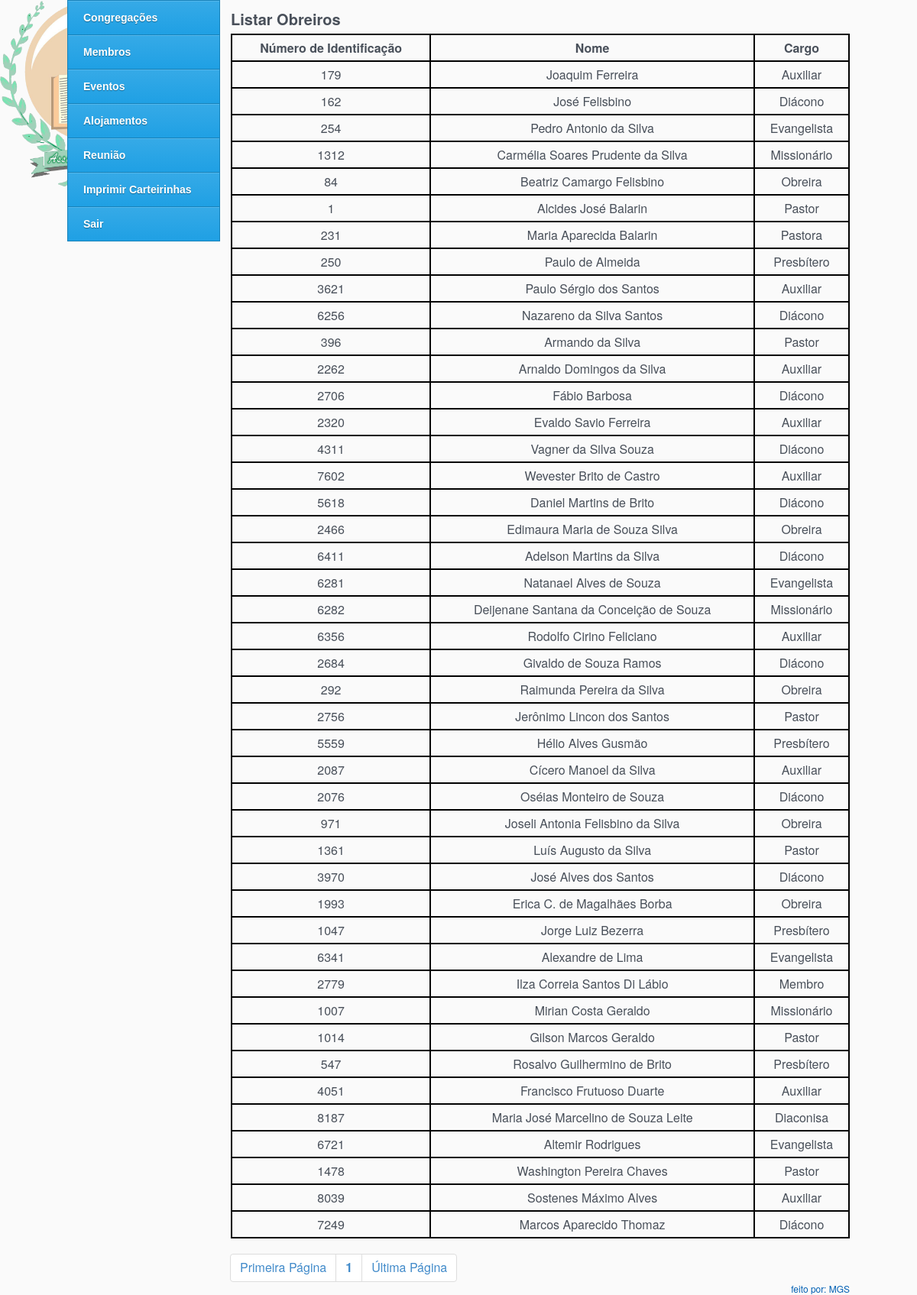
The page /pages/list_obreiros_reserva2.php (signed in) on the database its author committed.
### tables this page shows
CREATE TABLE `membros` (
  `foto` varchar(100) DEFAULT NULL COMMENT 'vai receber o nome da imagem',
  `id` int(11) NOT NULL,
  `nome` varchar(244) DEFAULT NULL,
  `sexo` varchar(45) DEFAULT NULL,
  `estadoCivil` varchar(45) DEFAULT NULL,
  `dataNascimento` date DEFAULT NULL,
  `estadoNascimento` varchar(45) DEFAULT NULL COMMENT 'id da linha onde estÃ¡ o estado',
  `cidadeNascimento` int(11) DEFAULT NULL COMMENT 'ID na tabela tb_cidades que terÃ¡ o estado X escolhido',
  `nacionalidade` varchar(100) DEFAULT NULL,
  `telefone` varchar(12) DEFAULT NULL,
  `tel1` varchar(12) DEFAULT NULL,
  `tel2` varchar(12) DEFAULT NULL,
  `celular` varchar(12) DEFAULT NULL,
  `email` varchar(100) DEFAULT NULL,
  `skype` varchar(45) DEFAULT NULL,
  `nomePai` int(11) DEFAULT NULL COMMENT 'aqui estarÃ¡ o ID do nome do pai, nÃ£o o nome.',
  `nomeMae` int(11) DEFAULT NULL COMMENT 'aqui estarÃ¡ o ID do nome da maei, nÃ£o o nome.',
  `conjuge` int(11) DEFAULT NULL COMMENT 'id do registro do conjuge',
  `filhos` int(11) DEFAULT NULL,
  `endereco` longtext,
  `bairro` varchar(100) DEFAULT NULL,
  `estado` varchar(45) DEFAULT NULL COMMENT 'estado que mora',
  `cidade` int(11) DEFAULT NULL COMMENT 'cidade que mora, com o id da linha em tb_cidades que terÃ¡ o conjunto UF+Cidade',
  `cep` varchar(45) DEFAULT NULL,
  `cpf` varchar(20) DEFAULT NULL,
  `rg` varchar(20) DEFAULT NULL,
  `data_emissao_rg` date DEFAULT NULL,
  `orgao_emissor_rg` varchar(100) DEFAULT NULL,
  `titulo_eleitor` varchar(14) DEFAULT NULL,
  `zona_eleitoral` varchar(14) DEFAULT NULL,
  `sessao_eleitoral` varchar(14) DEFAULT NULL,
  `tipo_sanguineo` varchar(45) DEFAULT NULL,
  `cor` varchar(80) DEFAULT NULL,
  `escolaridade` varchar(80) DEFAULT NULL,
  `profissao` char(80) DEFAULT NULL,
  `empresa` varchar(100) DEFAULT NULL,
  `telempresa` varchar(12) DEFAULT NULL,
  `admissao` varchar(80) DEFAULT NULL,
  `dataAdmissao` date DEFAULT NULL,
  `evangelico` int(11) DEFAULT NULL COMMENT '1 = SIM, 0=nao',
  `discipulo` int(11) DEFAULT NULL COMMENT '1 = SIM, 0=nao',
  `aguas` int(11) DEFAULT NULL COMMENT '1 = SIM, 0=nao',
  `es` int(11) DEFAULT NULL COMMENT '1 = SIM, 0=nao',
  `dizimista` int(11) DEFAULT NULL COMMENT '1 = SIM, 0=nao',
  `curso` int(11) DEFAULT NULL COMMENT '1 = SIM, 0=nao',
  `obreiro` int(11) DEFAULT NULL COMMENT '1 = SIM, 0=nao',
  `cargoEclesiastico` int(11) DEFAULT NULL COMMENT 'Id que estÃ¡ na tabela cargos',
  `congregacao` int(11) DEFAULT NULL COMMENT 'id da tabela de congregaÃ§Ãµes',
  `funcao` int(11) DEFAULT NULL COMMENT 'id da tabela de cargos',
  `data` date DEFAULT NULL,
  `senha` varchar(80) NOT NULL COMMENT 'md5 sha1',
  `batismo` date NOT NULL,
  `status` int(11) NOT NULL DEFAULT '1' COMMENT '0 = desativado | 1 = ativo',
  PRIMARY KEY (`id`)
);

CREATE TABLE `cargos` (
  `id` int(11) NOT NULL AUTO_INCREMENT,
  `nome` varchar(100) DEFAULT NULL,
  PRIMARY KEY (`id`)
);

### pages/list_obreiros_reserva2.php (the view, shortened to what this page needs)
<?php
include "../function/pega-nivel.php";
?>
<!DOCTYPE html PUBLIC "-//W3C//DTD XHTML 1.0 Transitional//EN" "http://www.w3.org/TR/xhtml1/DTD/xhtml1-transitional.dtd">
<html>
<head>
    <link rel="stylesheet" href="../css/style.css"/>
</head>
<body>
<div id="box">
	<div id="corpo">
        <div id="conteudo">
            <h2>Listar Obreiros</h2>
            <table width="100%" style="margin-top:5px">
                <tr>
                    <td style="font-weight: bold">N&uacute;mero de Identifica&ccedil;&atilde;o</td>
                    <td style="font-weight: bold">Nome</td>
                    <td style="font-weight: bold">Cargo</td>
                </tr>
                <?php
                $membrocargo = (int)$_GET['mc'];
                $quantidade = 60;
                $pagina = (isset($_GET['pagina'])) ? (int)$_GET['pagina'] : 1;
                $inicio = ($quantidade * $pagina) - $quantidade;
                if($membrocargo == 10 || $membrocargo == 1){
                    $sql = mysql_query("SELECT membros.id, membros.nome, cargos.nome AS CARGO
                    FROM (congregacao INNER JOIN membros ON congregacao.id = membros.congregacao INNER JOIN cargos ON membros.cargoEclesiastico = cargos.id)
                    WHERE membros.obreiro = 1 AND membros.status = 1
                    GROUP BY congregacao.setor, congregacao.nome, cargos.nome LIMIT $inicio, $quantidade");
                }else{
                    $sql = mysql_query("SELECT membros.id, membros.nome, cargos.nome AS CARGO
                    FROM (congregacao INNER JOIN membros ON congregacao.id = membros.congregacao INNER JOIN cargos ON membros.cargoEclesiastico = cargos.id)
                    WHERE membros.obreiro = 1 AND membros.cargoEclesiastico <> 10 AND membros.cargoEclesiastico <> 1  AND membros.status = 1
                    GROUP BY congregacao.setor, congregacao.nome, cargos.nome LIMIT $inicio, $quantidade");
                }
                while($ln = mysql_fetch_array($sql)){
                    ?>
                    <tr>
                        <td><? echo $ln['id'];?></td>
                        <td><?php echo $ln['nome']; ?></td>
                        <td><?php echo $ln['CARGO'];?></td>
                    </tr>
                <?}?>
            </table>
            <div id="paginacao">
                <?php
                include "paginacao.php";
                ?>
            </div>
        </div>
    <?php include("menu.php");?>
	</div>
    <div id="footer" style="float:right;">
        <a href="pages/contact.php">feito por: MGS</a>
    </div>
</div>
</body>
</html>

### css/style.css (style rules this page uses)
* { margin: 0; padding: 0; }
#box { width: 1024px; margin: 0 auto; }
body { font-family: "Helvetica Neue",Helvetica,Arial; background: url('../images/logo%20igreja.png') #fafafa no-repeat left top; background-size: 250px ; }
#conteudo { width:810px; float: right; margin-top:0; padding-top:10px; }
#conteudo h2 { text-align: left; font-weight: bold; font-size:20px; color:#49505a; }
#conteudo table { border-collapse: collapse !important; margin-top:0; width:100%; }
#conteudo table th, #conteudo table td { border: 2px solid #000 !important; text-align: center; padding:5px; color:#49505a; }
#paginacao { margin-top:10px; float: left; }
#footer a { text-decoration: none; color:#005fb3; font-size:12px; }

### rows shown on the page
membros: id "179", nome "Joaquim Ferreira", cargos.nome "Auxiliar"
membros: id "162", nome "José Felisbino", cargos.nome "Diácono"
membros: id "254", nome "Pedro Antonio da Silva", cargos.nome "Evangelista"
membros: id "1312", nome "Carmélia Soares Prudente da Silva", cargos.nome "Missionário"
membros: id "84", nome "Beatriz Camargo Felisbino", cargos.nome "Obreira"
membros: id "1", nome "Alcides José Balarin", cargos.nome "Pastor"
membros: id "231", nome "Maria Aparecida Balarin", cargos.nome "Pastora"
membros: id "250", nome "Paulo de Almeida", cargos.nome "Presbítero"
membros: id "3621", nome "Paulo Sérgio dos Santos", cargos.nome "Auxiliar"
membros: id "6256", nome "Nazareno da Silva Santos", cargos.nome "Diácono"
membros: id "396", nome "Armando da Silva", cargos.nome "Pastor"
membros: id "2262", nome "Arnaldo Domingos da Silva", cargos.nome "Auxiliar"
membros: id "2706", nome "Fábio Barbosa", cargos.nome "Diácono"
membros: id "2320", nome "Evaldo Savio Ferreira", cargos.nome "Auxiliar"
membros: id "4311", nome "Vagner da Silva Souza", cargos.nome "Diácono"
membros: id "7602", nome "Wevester Brito de Castro", cargos.nome "Auxiliar"
membros: id "5618", nome "Daniel Martins de Brito", cargos.nome "Diácono"
membros: id "2466", nome "Edimaura Maria de Souza Silva", cargos.nome "Obreira"
membros: id "6411", nome "Adelson Martins da Silva", cargos.nome "Diácono"
membros: id "6281", nome "Natanael Alves de Souza", cargos.nome "Evangelista"
membros: id "6282", nome "Deijenane Santana da Conceição de Souza", cargos.nome "Missionário"
membros: id "6356", nome "Rodolfo Cirino Feliciano", cargos.nome "Auxiliar"
membros: id "2684", nome "Givaldo de Souza Ramos", cargos.nome "Diácono"
membros: id "292", nome "Raimunda Pereira da Silva", cargos.nome "Obreira"
membros: id "2756", nome "Jerônimo Lincon dos Santos", cargos.nome "Pastor"
membros: id "5559", nome "Hélio Alves Gusmão", cargos.nome "Presbítero"
membros: id "2087", nome "Cícero Manoel da Silva", cargos.nome "Auxiliar"
membros: id "2076", nome "Oséias Monteiro de Souza", cargos.nome "Diácono"
membros: id "971", nome "Joseli Antonia Felisbino da Silva", cargos.nome "Obreira"
membros: id "1361", nome "Luís Augusto da Silva", cargos.nome "Pastor"
membros: id "3970", nome "José Alves dos Santos", cargos.nome "Diácono"
membros: id "1993", nome "Erica C. de Magalhães Borba", cargos.nome "Obreira"
membros: id "1047", nome "Jorge Luiz Bezerra", cargos.nome "Presbítero"
membros: id "6341", nome "Alexandre de Lima", cargos.nome "Evangelista"
membros: id "2779", nome "Ilza Correia Santos Di Lábio", cargos.nome "Membro"
membros: id "1007", nome "Mirian Costa Geraldo", cargos.nome "Missionário"
membros: id "1014", nome "Gilson Marcos Geraldo", cargos.nome "Pastor"
membros: id "547", nome "Rosalvo Guilhermino de Brito", cargos.nome "Presbítero"
membros: id "4051", nome "Francisco Frutuoso Duarte", cargos.nome "Auxiliar"
membros: id "8187", nome "Maria José Marcelino de Souza Leite", cargos.nome "Diaconisa"
membros: id "6721", nome "Altemir Rodrigues", cargos.nome "Evangelista"
membros: id "1478", nome "Washington Pereira Chaves", cargos.nome "Pastor"
membros: id "8039", nome "Sostenes Máximo Alves", cargos.nome "Auxiliar"
membros: id "7249", nome "Marcos Aparecido Thomaz", cargos.nome "Diácono"

### other values the page prints
$pagina "1"
